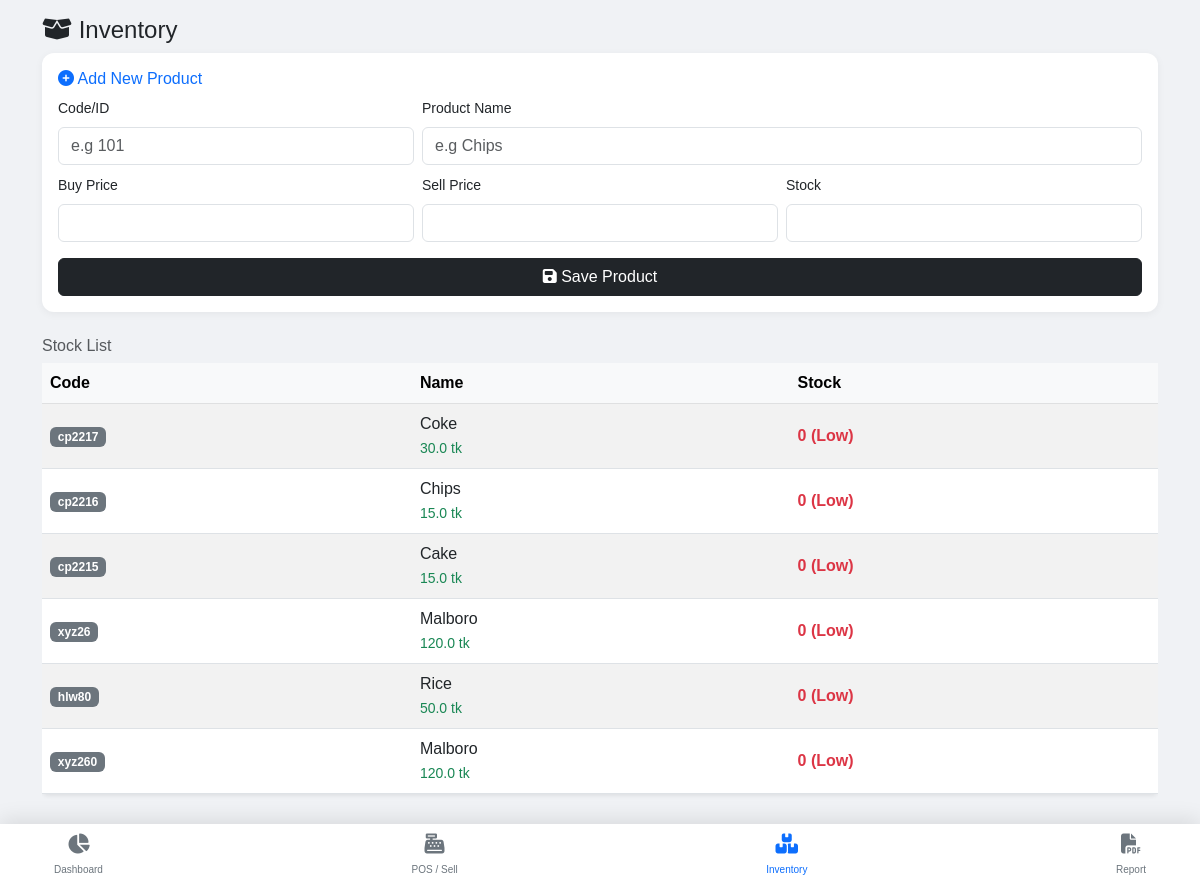
Page /inventory on the committed database.
### app.py (models this page shows)
class Product(db.Model):
    id = db.Column(db.Integer, primary_key=True)
    code = db.Column(db.String(50), unique=True, nullable=False) # Product Code (e.g., 123ab)
    name = db.Column(db.String(100), nullable=False)
    buy_price = db.Column(db.Float, nullable=False)
    sell_price = db.Column(db.Float, nullable=False)
    stock = db.Column(db.Integer, nullable=False)

### app.py (the view, shortened to what this page needs)
@app.route('/inventory', methods=['GET', 'POST'])
def inventory():
    products = Product.query.all()
    return render_template('inventory.html', products=products)

### templates/inventory.html (shortened to what this page needs)
{% extends 'base.html' %}
{% block content %}
<h4><i class="fas fa-box-open"></i> Inventory</h4>
<div class="card p-3 mb-4">
    <h6 class="text-primary"><i class="fas fa-plus-circle"></i> Add New Product</h6>
    <form method="POST">
        <div class="row g-2">
            <div class="col-4">
                <label class="form-label small">Code/ID</label>
                <input type="text" name="code" class="form-control" placeholder="e.g 101" required>
            </div>
            <div class="col-8">
                <label class="form-label small">Product Name</label>
                <input type="text" name="name" class="form-control" placeholder="e.g Chips" required>
            </div>
            <div class="col-4">
                <label class="form-label small">Buy Price</label>
                <input type="number" name="buy_price" class="form-control" step="0.01" required>
            </div>
            <div class="col-4">
                <label class="form-label small">Sell Price</label>
                <input type="number" name="sell_price" class="form-control" step="0.01" required>
            </div>
            <div class="col-4">
                <label class="form-label small">Stock</label>
                <input type="number" name="stock" class="form-control" required>
            </div>
        </div>
        <button type="submit" class="btn btn-dark w-100 mt-3"><i class="fas fa-save"></i> Save Product</button>
    </form>
</div>
<h6 class="text-muted">Stock List</h6>
<div class="table-responsive">
    <table class="table table-striped align-middle bg-white rounded shadow-sm">
        <thead class="table-light">
            <tr>
                <th>Code</th>
                <th>Name</th>
                <th>Stock</th>
            </tr>
        </thead>
        <tbody>
            {% for p in products %}
            <tr>
                <td><span class="badge bg-secondary">{{ p.code }}</span></td>
                <td>{{ p.name }} <br> <small class="text-success">{{ p.sell_price }} tk</small></td>
                <td>
                    {% if p.stock < 5 %}
                        <span class="text-danger fw-bold">{{ p.stock }} (Low)</span>
                    {% else %}
                        <span class="text-dark">{{ p.stock }}</span>
                    {% endif %}
                </td>
            </tr>
            {% endfor %}
        </tbody>
    </table>
</div>
{% endblock %}

### templates/base.html (style rules this page uses)
body { background-color: #f0f2f5; padding-bottom: 80px; font-family: sans-serif; }
.card { border: none; border-radius: 12px; box-shadow: 0 2px 8px rgba(0,0,0,0.05); }

### rows in the picture
Product: code "cp2217", name "Coke", sell_price "30.0", stock "0"
Product: code "cp2216", name "Chips", sell_price "15.0", stock "0"
Product: code "cp2215", name "Cake", sell_price "15.0", stock "0"
Product: code "xyz26", name "Malboro", sell_price "120.0", stock "0"
Product: code "hlw80", name "Rice", sell_price "50.0", stock "0"
Product: code "xyz260", name "Malboro", sell_price "120.0", stock "0"
